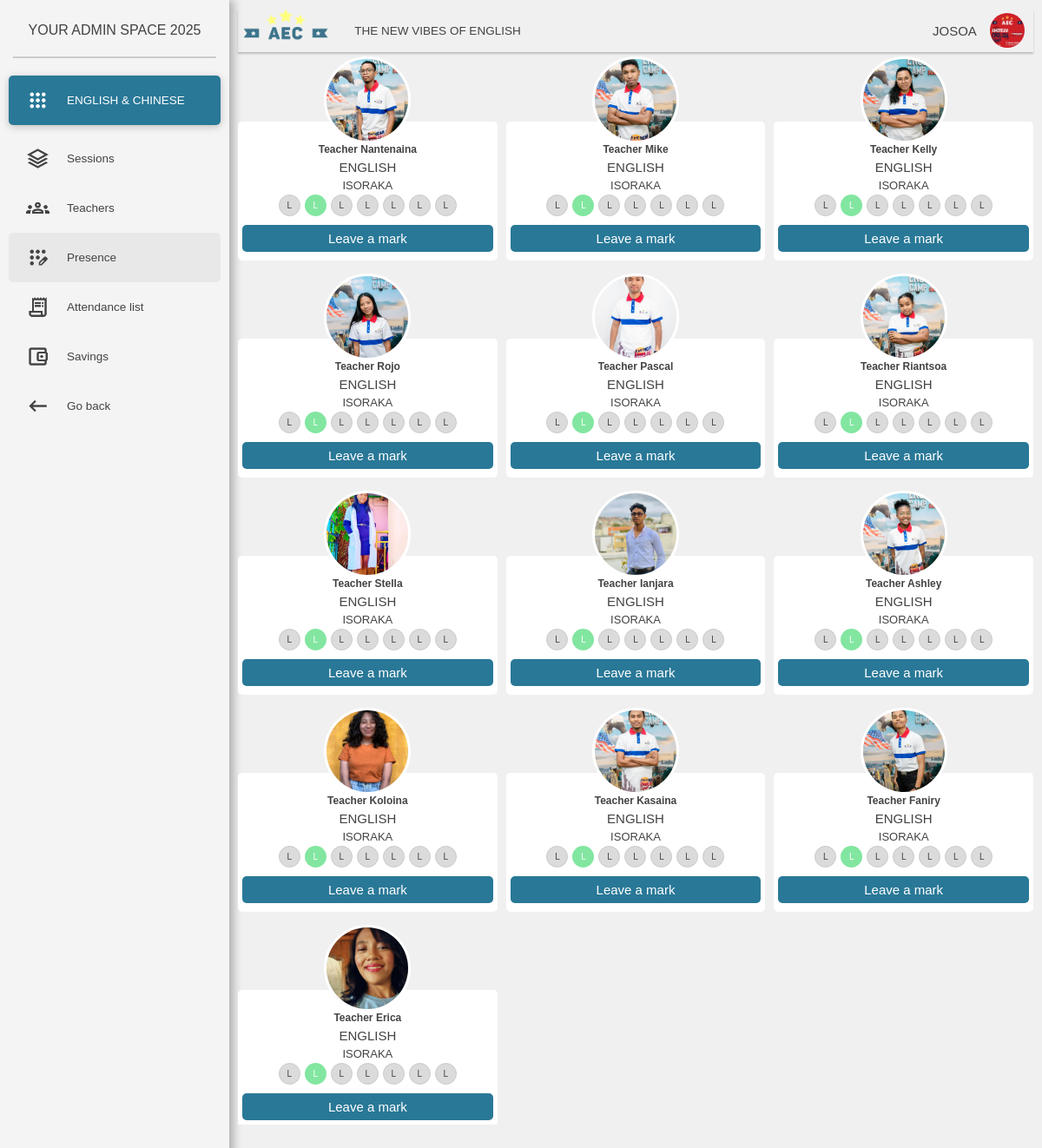
The app's page /pages/pages/presence.php (signed in) with its own data.
### tables this page shows
CREATE table teacherMovement (
    idTeacher INT,
    idOption INT,
    idSchool INT,
    active BOOLEAN
);

CREATE TABLE teachers (
    idTeacher INT AUTO_INCREMENT PRIMARY KEY,
    teachersName VARCHAR(50),
    email VARCHAR(70),
    photo VARCHAR(100)
);

CREATE TABLE allOptions (
    idOption INT AUTO_INCREMENT PRIMARY KEY,
    optionsName VARCHAR(20)
);

CREATE TABLE school (
    idSchool INT AUTO_INCREMENT PRIMARY KEY,
    schoolName VARCHAR(50)
);

### inc/function.php (called while the page is built, shortened)
<?php
function getTeachers($idSchool)
{
    $conn = connectDB();
    $sql =  "SELECT *
    FROM allOptions
    JOIN teacherMovement
    ON teacherMovement.idOption = allOptions.idOption
    JOIN  teachers
    ON teacherMovement.idTeacher = teachers.idTeacher
    JOIN
    school
    ON school.idSchool = teacherMovement.idSchool
    WHERE  teacherMovement.idSchool = $idSchool AND teacherMovement.active = 1";
    $result = $conn->query($sql);
    return mysqli_fetch_all($result);
}

### pages/pages/presence.php (the view, shortened to what this page needs)
<?php
include "../../inc/function.php";
$userName =  $_SESSION['userName'];
$id_School =  intval($_SESSION['id_School']);
?>
<!DOCTYPE html>
<html lang="en">
<head>
    <link rel="stylesheet" href="../../assets/css/style-all-students.css" />
    <link rel="stylesheet" href="../../assets/css/responsive-all-student.css" />
    <link rel="stylesheet" href="../../assets/css/responsive-sessions.css" />
    <link rel="stylesheet" href="../../assets/css/responsive-presence.css" />
    <link rel="stylesheet" href="../../assets/css/menu.css" />
</head>
<body>
    <div class="content-left">
        <div class="head txt2">YOUR ADMIN SPACE <?= date("Y"); ?></div>
        <hr />
        <div class="title blue" style="color: white">
            <img src="../../assets/images/apps_24dp_FFF_FILL0_wght400_GRAD0_opsz24.png" alt="">
            ENGLISH & CHINESE
        </div>
        <a href="sessions.php">
            <div class="each" id="uni"><img src="../../assets/images/stacks_24dp_444242_FILL0_wght400_GRAD0_opsz24.png" alt="">Sessions</div>
        </a>
        <a href="teachers.php">
            <div class="each">
                <img src="../../assets/images/groups_24dp_444242_FILL0_wght400_GRAD0_opsz24.png" alt="">Teachers
            </div>
        </a>
        <a href="presence.php">
            <div class="each" style="background-color: rgba(207, 203, 203, 0.29);"><img src="../../assets/images/app_registration_24dp_444242_FILL0_wght400_GRAD0_opsz24(1).png" alt="">Presence</div>
        </a>
        <a href="list-presence.php">
            <div class="each"><img src="../../assets/images/receipt_long_24dp_444242_FILL0_wght400_GRAD0_opsz24.png" alt="">Attendance list</div>
        </a>
        <a href="saving.php">
            <div class="each">
                <img src="../../assets/images/account_balance_wallet_24dp_444242_FILL0_wght400_GRAD0_opsz24.png" alt="">Savings
            </div>
        </a>
        <a href="all-students.php">
            <div class="each"><img src="../../assets/images/keyboard_backspace_24dp_444242_FILL0_wght400_GRAD0_opsz24.png" alt="">Go back</div>
        </a>
    </div>
    <div class="content-right">
        <?php foreach (getTeachers($id_School) as $teacher) { ?>
            <div class="confirm-mark" style="display: none;" data-mark="<?= $teacher[6] ?>">
                <form action="">
                    <img class="canc" src="../../assets/images/close_24dp_444242_FILL0_wght400_GRAD0_opsz24(1).png" alt="">
                    <img src="../../assets/images/<?= $teacher[9] ?>" alt="">
                    <p>We've sent your code to your email</p>
                    <p><?= $teacher[8] ?></p>
                    <input type="number" placeholder="Your validation code">
                    <a href=""><button>Valid</button></a>
                </form>
            </div>
        <?php } ?>
        <header>
            <div class="slogan">
                <img src="../../assets/images/294211246_5158543950920072_5734999502267911684_n.png" alt="" />
                <p>THE NEW VIBES OF ENGLISH</p>
            </div>
            <div class="date" id="dateHeure">
            </div>
            <div class="admin-box">
                <p><?php echo $userName; ?></p>
                <img src="../../assets/images/AEC.jpg" alt="" />
            </div>
        </header>
        <div class="teacher-container">
            <?php foreach (getTeachers($id_School) as $teacher) { ?>
                <div class="teacher-box">
                    <div class="img-cont">
                        <img src="../../assets/images/<?= $teacher[9] ?>" alt="">
                    </div>
                    <h1>Teacher <?= $teacher[7] ?></h1>
                    <h4><?= $teacher[1] ?></h4>
                    <h5><?= $teacher[11] ?></h5>
                    <div class="days">
                        <?php for ($t = 0; $t < 7; $t++) { ?>
                            <div class="dayS   <?php if ($t == 1) {
                                                    echo "present";
                                                } ?>">
                                L
                            </div>
                        <?php } ?>
                    </div>
                    <button type=" button" class="btn-marker" data-btn="<?= $teacher[6] ?>">Leave a mark</button>
                </div>
            <?php } ?>
        </div>
    </div>
</body>
</html>

### assets/css/style-all-students.css (style rules this page uses)
* { font-size: 15px; font-family: "Poppins", sans-serif; padding: 0; margin: 0; color: #444242; text-decoration: none; box-sizing: border-box; word-wrap: break-word; text-wrap: nowrap; }
:root { --bg-color: #d4d3d356; --text-color2: #959595; --text-color: #fff; --orange-color: rgb(255, 172, 17); --purple-color: rgb(114, 112, 114); --green-color: #62b47f; --red-color: #f17a7a; --blue-color: #297897; }
.blue { background-color: var(--blue-color); }
body { display: flex; height: 100vh; overflow: hidden; width: 100%; box-sizing: border-box; }
.content-left { height: 100%; padding: 10px; box-sizing: border-box; box-shadow: 5px 0px 10px rgba(0, 0, 0, 0.4); background-color: #f4f4f4; overflow: scroll; }
.content-left img { width: 150px; height: 100px; object-fit: contain; }
.content-left hr { margin: 5px; border: 1px solid #cfcbcb; }
.content-left .head { height: 50px; font-size: 16px; display: flex; justify-content: center; align-items: center; font-weight: 500; }
.title, .each { display: flex; align-items: center; height: 57px; font-size: 90%; padding: 0px 20px; gap: 20px; border-radius: 5px; transition: 0.3s ease; font-weight: 500; }
.title img { width: 27px; height: 27px; color: #fff; }
.title { margin: 20px 0px 10px 0px; box-shadow: 0px 2px 8px rgba(0, 0, 0, 0.224); transition: 0.3s ease; }
.each img { width: 27px; height: 27px; }
.content-right { width: 110%; background-color: var(--bg-color); box-sizing: border-box; height: 100%; }
header { display: flex; width: 100%; align-items: center; height: 50px; gap: 8px; box-shadow: 0px 2px 2px rgba(0, 0, 0, 0.213); }
header .slogan { display: flex; align-items: center; height: 100%; justify-content: space-between; padding: 0px 5px; box-sizing: border-box; }
.slogan p { font-weight: 500; font-size: 90%; display: flex; justify-content: center; width: 300px; margin-left: 10px; }
.slogan img { margin-top: -14px; object-fit: cover; width: 100px; height: 40px; }
header .date { width: 300px; height: 40px; padding: 0px 10px 0px 20px; position: relative; font-size: 13px; }
header .admin-box { display: flex; align-items: center; height: 8vh; justify-content: space-between; padding: 0px 10px; box-sizing: border-box; }
header .admin-box p { width: 60%; text-transform: uppercase; }
.admin-box img { object-fit: cover; height: 40px; width: 40px; border-radius: 50%; }

### assets/css/responsive-all-student.css (style rules this page uses)
@media only screen and (max-width: 2080px) { .content-left { width: 22%; } }
@media only screen and (max-width: 2080px) { header .slogan { width: 350px; } }
@media only screen and (max-width: 2080px) { .content-right { padding: 10px; } }
@media only screen and (max-width: 2080px) { header .admin-box { width: 12%; padding: 0px 10px; min-width: 126px; } }
@media only screen and (max-width: 2080px) { .content-right { width: 78%; } }
@media only screen and (max-width: 2080px) { header .admin-box p { font-size: 15px; } }

### assets/css/responsive-sessions.css (style rules this page uses)
.content-right { position: relative; }
header { justify-content: space-between !important; align-items: center; }

### records on screen
teachermovement: idTeacher.photo (picture), idTeacher.teachersName "Nantenaina", idOption.optionsName "ENGLISH", idSchool.schoolName "ISORAKA"
teachermovement: idTeacher.photo (picture), idTeacher.teachersName "Mike", idOption.optionsName "ENGLISH", idSchool.schoolName "ISORAKA"
teachermovement: idTeacher.photo (picture), idTeacher.teachersName "Kelly", idOption.optionsName "ENGLISH", idSchool.schoolName "ISORAKA"
teachermovement: idTeacher.photo (picture), idTeacher.teachersName "Rojo", idOption.optionsName "ENGLISH", idSchool.schoolName "ISORAKA"
teachermovement: idTeacher.photo (picture), idTeacher.teachersName "Pascal", idOption.optionsName "ENGLISH", idSchool.schoolName "ISORAKA"
teachermovement: idTeacher.photo (picture), idTeacher.teachersName "Riantsoa", idOption.optionsName "ENGLISH", idSchool.schoolName "ISORAKA"
teachermovement: idTeacher.photo (picture), idTeacher.teachersName "Stella", idOption.optionsName "ENGLISH", idSchool.schoolName "ISORAKA"
teachermovement: idTeacher.photo (picture), idTeacher.teachersName "Ianjara", idOption.optionsName "ENGLISH", idSchool.schoolName "ISORAKA"
teachermovement: idTeacher.photo (picture), idTeacher.teachersName "Ashley", idOption.optionsName "ENGLISH", idSchool.schoolName "ISORAKA"
teachermovement: idTeacher.photo (picture), idTeacher.teachersName "Koloina", idOption.optionsName "ENGLISH", idSchool.schoolName "ISORAKA"
teachermovement: idTeacher.photo (picture), idTeacher.teachersName "Kasaina", idOption.optionsName "ENGLISH", idSchool.schoolName "ISORAKA"
teachermovement: idTeacher.photo (picture), idTeacher.teachersName "Faniry", idOption.optionsName "ENGLISH", idSchool.schoolName "ISORAKA"
teachermovement: idTeacher.photo (picture), idTeacher.teachersName "Erica", idOption.optionsName "ENGLISH", idSchool.schoolName "ISORAKA"

### other values on screen
$userName "JOSOA"
